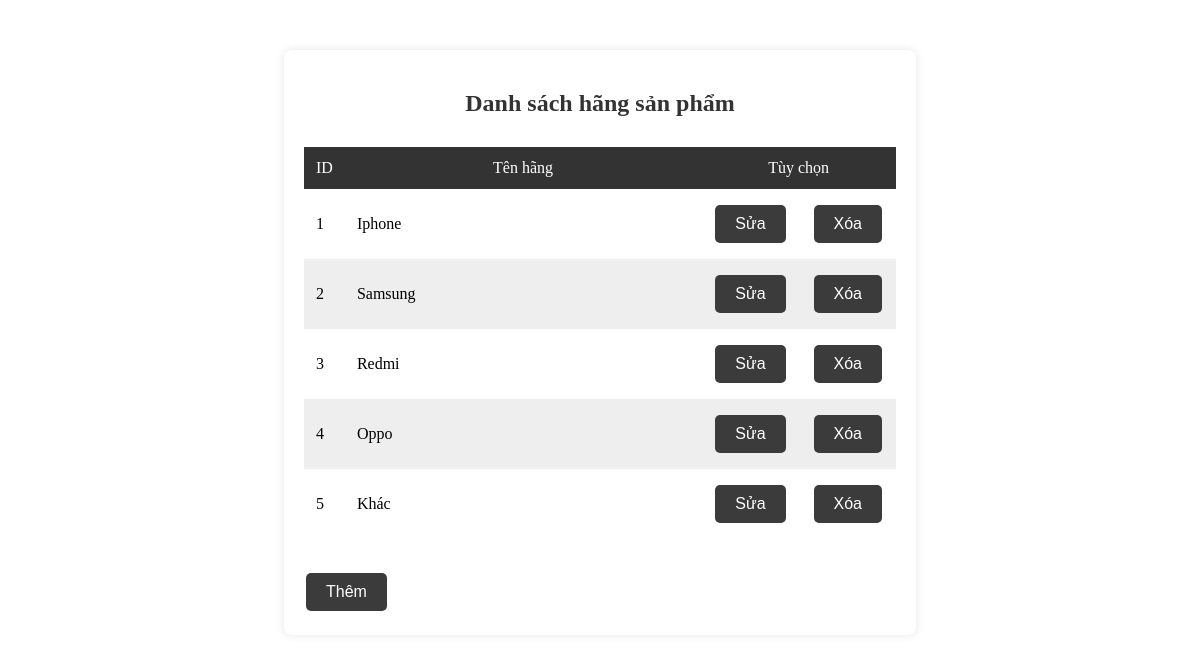
Screenshot of /app/views/admin/hang/view_list_hang.php with the database file from the repository.
### tables this page shows
CREATE TABLE `tbl_hangsanxuat` (
  `id_hsx` int(10) NOT NULL,
  `tenhsx` varchar(100) NOT NULL
);

### app/controllers/Admin/hangsanxuatController/hienthi_hangsanxuat_controller.php (called while the page is built)
<?php
  include_once($_SERVER['DOCUMENT_ROOT'] . '/BTL_web/app/models/hangsanxuat.php');
  $hangsanxuat = new data_hangsanxuat();
  $result = $hangsanxuat->hienthi_hangsanxuat();
?>

### app/models/hangsanxuat.php (called while the page is built, shortened)
<?php
  include_once($_SERVER['DOCUMENT_ROOT'] . '/BTL_web/config/dbconnect.php');
  class data_hangsanxuat
  {
    public function hienthi_hangsanxuat(){
      global $conn;
      $sql = "SELECT * FROM tbl_hangsanxuat";
      $result = mysqli_query($conn, $sql);
      return $result;
    }
  }
?>

### app/views/admin/hang/view_list_hang.php (the view)
<link rel="stylesheet" href="./hang/view_list_hang.css">
<?php
  include_once($_SERVER['DOCUMENT_ROOT'] . '/BTL_web/app/controllers/Admin/hangsanxuatController/hienthi_hangsanxuat_controller.php');
  global $result;
?>
<div class="container">
  <h2>Danh sách hãng sản phẩm</h2>
  <div class="table-container">
    <table>
      <thead>
        <td>ID</td>
        <td>Tên hãng</td>
        <td colspan="2" style="text-align: center; width: 200px;">Tùy chọn</td>
      </thead>
            <tbody>
        <?php
          while($row = mysqli_fetch_assoc($result)){
            echo "<tr>";
            echo "  <td>{$row['id_hsx']}</td>";
            echo "  <td>{$row['tenhsx']}</td>";
            echo "  <td><a href='./?id_hsx={$row['id_hsx']}&page=sua_hang'><button type='button'>Sửa</button></a></td>";
            echo "  <td><a href='/BTL_web/app/controllers/Admin/hangsanxuatController/xoa_hangsanxuat_controller.php?id_hsx={$row['id_hsx']}'><button>Xóa</button></a></td>";
            echo "</tr>";
          }
        ?>
      </tbody>
    </table>
  </div>
  <a href="./?page=them_hang"><button>Thêm</button></button></a>
</div>

### app/views/admin/hang/view_list_hang.css (style rules this page uses)
.container { width: 50%; margin: 50px auto; background-color: #fff; padding: 20px; border-radius: 8px; box-shadow: 0 0 10px rgba(0, 0, 0, 0.1); }
.container h2 { text-align: center; margin-bottom: 20px; color: #333; }
.container table { width: 100%; border-collapse: collapse; }
.container .table-container { max-height: 60vh; overflow-y: scroll; margin: 30px 0; }
.container thead { color: #fff; background-color: #333; position: sticky; top: 0; }
.container tr { height: 40px; }
.container th, .container td { padding: 12px; text-align: left; }
.container tr:nth-child(even) { background-color: #EEEEEE; }
.container a { color: #007bff; text-decoration: none; }
.container button { color: #fff; padding: 10px 20px; text-align: center; text-decoration: none; display: inline-block; font-size: 16px; margin: 4px 2px; cursor: pointer; border-radius: 5px; background-color: #3c3b3b; border: none; transition: all 0.3s ease; }
.container table td:nth-child(2) { width: 100%; }
.container table td:nth-last-child(-n+2) { text-align: center; width: 100px; }

### rows the page displays
tbl_hangsanxuat: id_hsx "1", tenhsx "Iphone"
tbl_hangsanxuat: id_hsx "2", tenhsx "Samsung"
tbl_hangsanxuat: id_hsx "3", tenhsx "Redmi"
tbl_hangsanxuat: id_hsx "4", tenhsx "Oppo"
tbl_hangsanxuat: id_hsx "5", tenhsx "Khác"
